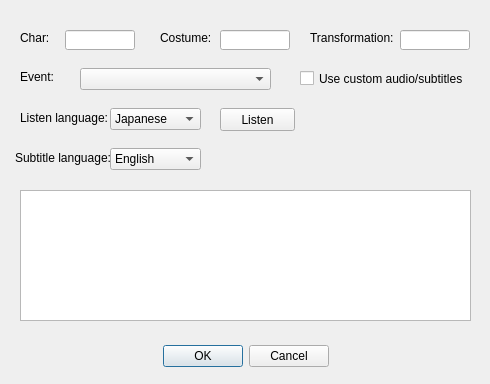
<?xml version="1.0" encoding="UTF-8"?>
<ui version="4.0">
 <class>TtbCharEventDialog</class>
 <widget class="QDialog" name="TtbCharEventDialog">
  <property name="geometry">
   <rect>
    <x>0</x>
    <y>0</y>
    <width>490</width>
    <height>384</height>
   </rect>
  </property>
  <property name="windowTitle">
   <string>Edit actor event</string>
  </property>
  <widget class="QDialogButtonBox" name="buttonBox">
   <property name="geometry">
    <rect>
     <x>0</x>
     <y>340</y>
     <width>491</width>
     <height>32</height>
    </rect>
   </property>
   <property name="orientation">
    <enum>Qt::Horizontal</enum>
   </property>
   <property name="standardButtons">
    <set>QDialogButtonBox::Cancel|QDialogButtonBox::Ok</set>
   </property>
   <property name="centerButtons">
    <bool>true</bool>
   </property>
  </widget>
  <widget class="QLabel" name="label">
   <property name="geometry">
    <rect>
     <x>20</x>
     <y>30</y>
     <width>41</width>
     <height>16</height>
    </rect>
   </property>
   <property name="text">
    <string>Char:</string>
   </property>
  </widget>
  <widget class="QLineEdit" name="charEdit">
   <property name="geometry">
    <rect>
     <x>65</x>
     <y>30</y>
     <width>70</width>
     <height>20</height>
    </rect>
   </property>
  </widget>
  <widget class="QLabel" name="label_2">
   <property name="geometry">
    <rect>
     <x>160</x>
     <y>30</y>
     <width>61</width>
     <height>16</height>
    </rect>
   </property>
   <property name="text">
    <string>Costume:</string>
   </property>
  </widget>
  <widget class="QLineEdit" name="costumeEdit">
   <property name="geometry">
    <rect>
     <x>220</x>
     <y>30</y>
     <width>70</width>
     <height>20</height>
    </rect>
   </property>
  </widget>
  <widget class="QLabel" name="label_3">
   <property name="geometry">
    <rect>
     <x>310</x>
     <y>30</y>
     <width>91</width>
     <height>16</height>
    </rect>
   </property>
   <property name="text">
    <string>Transformation:</string>
   </property>
  </widget>
  <widget class="QLineEdit" name="transEdit">
   <property name="geometry">
    <rect>
     <x>400</x>
     <y>30</y>
     <width>70</width>
     <height>20</height>
    </rect>
   </property>
  </widget>
  <widget class="QLabel" name="eventLabel">
   <property name="geometry">
    <rect>
     <x>20</x>
     <y>70</y>
     <width>47</width>
     <height>13</height>
    </rect>
   </property>
   <property name="text">
    <string>Event:</string>
   </property>
  </widget>
  <widget class="QComboBox" name="eventComboBox">
   <property name="geometry">
    <rect>
     <x>80</x>
     <y>68</y>
     <width>191</width>
     <height>22</height>
    </rect>
   </property>
  </widget>
  <widget class="QCheckBox" name="customCheck">
   <property name="geometry">
    <rect>
     <x>300</x>
     <y>70</y>
     <width>171</width>
     <height>17</height>
    </rect>
   </property>
   <property name="text">
    <string>Use custom audio/subtitles</string>
   </property>
  </widget>
  <widget class="QLabel" name="label_5">
   <property name="geometry">
    <rect>
     <x>20</x>
     <y>110</y>
     <width>91</width>
     <height>16</height>
    </rect>
   </property>
   <property name="text">
    <string>Listen language:</string>
   </property>
  </widget>
  <widget class="QComboBox" name="listenLangComboBox">
   <property name="geometry">
    <rect>
     <x>110</x>
     <y>108</y>
     <width>91</width>
     <height>22</height>
    </rect>
   </property>
   <item>
    <property name="text">
     <string>Japanese</string>
    </property>
   </item>
   <item>
    <property name="text">
     <string>English</string>
    </property>
   </item>
  </widget>
  <widget class="QPushButton" name="listenButton">
   <property name="geometry">
    <rect>
     <x>220</x>
     <y>108</y>
     <width>75</width>
     <height>23</height>
    </rect>
   </property>
   <property name="text">
    <string>Listen</string>
   </property>
  </widget>
  <widget class="QLabel" name="label_6">
   <property name="geometry">
    <rect>
     <x>15</x>
     <y>150</y>
     <width>101</width>
     <height>16</height>
    </rect>
   </property>
   <property name="text">
    <string>Subtitle language:</string>
   </property>
  </widget>
  <widget class="QComboBox" name="subLangComboBox">
   <property name="geometry">
    <rect>
     <x>110</x>
     <y>148</y>
     <width>91</width>
     <height>22</height>
    </rect>
   </property>
   <item>
    <property name="text">
     <string>English</string>
    </property>
   </item>
   <item>
    <property name="text">
     <string>Spanish (es)</string>
    </property>
   </item>
   <item>
    <property name="text">
     <string>Spanish (ca)</string>
    </property>
   </item>
   <item>
    <property name="text">
     <string>French</string>
    </property>
   </item>
   <item>
    <property name="text">
     <string>German</string>
    </property>
   </item>
   <item>
    <property name="text">
     <string>Italian</string>
    </property>
   </item>
   <item>
    <property name="text">
     <string>Portuguese</string>
    </property>
   </item>
   <item>
    <property name="text">
     <string>Polish</string>
    </property>
   </item>
   <item>
    <property name="text">
     <string>Russian</string>
    </property>
   </item>
   <item>
    <property name="text">
     <string>Chinese (tw)</string>
    </property>
   </item>
   <item>
    <property name="text">
     <string>Chinese (zh)</string>
    </property>
   </item>
   <item>
    <property name="text">
     <string>Korean</string>
    </property>
   </item>
  </widget>
  <widget class="QTextEdit" name="subsEdit">
   <property name="geometry">
    <rect>
     <x>20</x>
     <y>190</y>
     <width>451</width>
     <height>131</height>
    </rect>
   </property>
  </widget>
 </widget>
 <resources/>
 <connections>
  <connection>
   <sender>buttonBox</sender>
   <signal>rejected()</signal>
   <receiver>TtbCharEventDialog</receiver>
   <slot>reject()</slot>
   <hints>
    <hint type="sourcelabel">
     <x>316</x>
     <y>260</y>
    </hint>
    <hint type="destinationlabel">
     <x>286</x>
     <y>274</y>
    </hint>
   </hints>
  </connection>
 </connections>
</ui>
